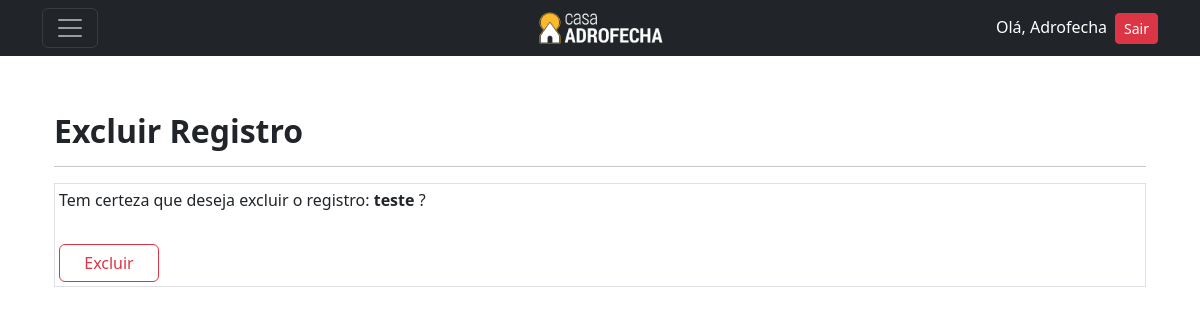
The page /excluir/perfil/10/ (signed in) on the database as committed earlier.
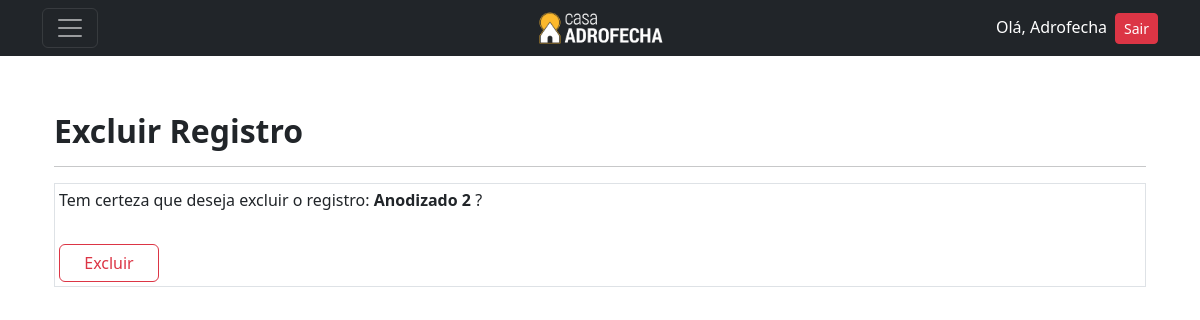
The same page on the database as committed later.
### cadastros/models.py (models this page shows)
class Perfil(models.Model):
    codigo = models.CharField(max_length=6, verbose_name="Código", unique=True)
    descricao = models.CharField(max_length=150, verbose_name="Descrição")
    preco = models.DecimalField(decimal_places=2, max_digits=5, verbose_name="Preço")
    acabamento = models.ForeignKey(Acabamento, on_delete=models.PROTECT)
    tipo = models.ForeignKey(Tipo, on_delete=models.PROTECT)
    modelo = models.ForeignKey(ModeloPerfil, on_delete=models.PROTECT)
    encaixe = models.CharField(max_length=3, choices=ENCAIXE, blank=True, null=True)
    perfilpuxador = models.ManyToManyField(PerfilPuxador, verbose_name="Perfil Puxador", blank=True)
    encaixedivisor = models.CharField(max_length=3, choices=ENCAIXE, blank=True, null=True)
    divisor = models.ManyToManyField(Divisor, verbose_name="Divisor", blank=True)
    encaixepuxador = models.CharField(max_length=3, choices=ENCAIXE, blank=True, null=True)
    puxador = models.ManyToManyField(Puxador, verbose_name="Puxador", blank=True)
    class Meta:
        verbose_name = 'Perfil'
        verbose_name_plural = 'Perfis'
        ordering = ["descricao"]
    def __str__(self):
        return self.descricao

### cadastros/views.py (the view)
# urls.py: path('excluir/perfil/<int:pk>/', PerfilDelete.as_view(), name='excluir-perfil'),
class PerfilDelete(LoginRequiredMixin,PermissionRequiredMixin, DeleteView):
    model = Perfil
    template_name = 'cadastros/form-excluir.html'
    success_url = reverse_lazy('listar-perfil')
    permission_required = 'cadastros.delete.perfil'

### cadastros/templates/cadastros/form-excluir.html (shortened to what this page needs)
{% extends 'base.html' %}
{% load static %}
{% block content %}
<div class="container mt-5 pt-5">
<h3 class="fs-2 fw-semibold">Excluir Registro</h3>
<hr>
<form class="fs-6 p-1 border mt-3" action="" method="POST">
    <P>
        Tem certeza que deseja excluir o registro: <strong>{{ object }}</strong> ?
    </P>
    <button type="submit" class="mt-3 btn btn-outline-danger" style="width: 100px;">Excluir</button>
</form>
</div>
{% endblock %}

Rows that differ between the two databases and show on the page:
changed Perfil: descricao "teste" → "Anodizado 2"
